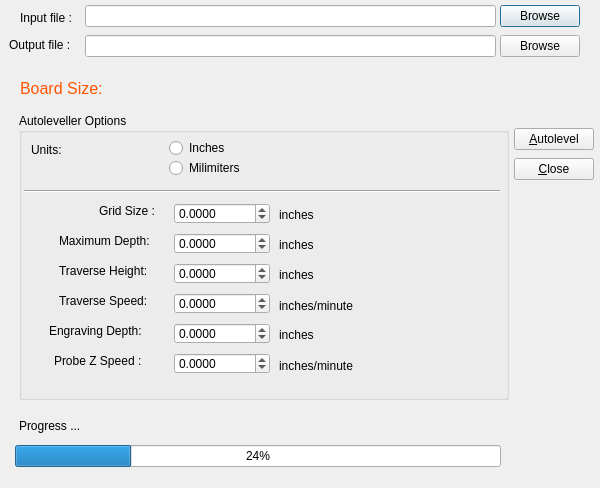
<?xml version="1.0" encoding="UTF-8"?>
<ui version="4.0">
 <class>DialogAutolevel</class>
 <widget class="QDialog" name="DialogAutolevel">
  <property name="windowModality">
   <enum>Qt::WindowModal</enum>
  </property>
  <property name="geometry">
   <rect>
    <x>0</x>
    <y>0</y>
    <width>600</width>
    <height>488</height>
   </rect>
  </property>
  <property name="windowTitle">
   <string>Autolevel Generation</string>
  </property>
  <widget class="QGroupBox" name="gbAutoleveller">
   <property name="geometry">
    <rect>
     <x>19</x>
     <y>113</y>
     <width>490</width>
     <height>287</height>
    </rect>
   </property>
   <property name="title">
    <string>Autoleveller Options</string>
   </property>
   <widget class="QLabel" name="label">
    <property name="geometry">
     <rect>
      <x>80</x>
      <y>90</y>
      <width>61</width>
      <height>16</height>
     </rect>
    </property>
    <property name="text">
     <string>Grid Size :</string>
    </property>
    <property name="buddy">
     <cstring>txtGridSize</cstring>
    </property>
   </widget>
   <widget class="QDoubleSpinBox" name="txtGridSize">
    <property name="geometry">
     <rect>
      <x>155</x>
      <y>90</y>
      <width>96</width>
      <height>21</height>
     </rect>
    </property>
    <property name="decimals">
     <number>4</number>
    </property>
    <property name="minimum">
     <double>-999.999900000000025</double>
    </property>
    <property name="maximum">
     <double>999.999900000000025</double>
    </property>
    <property name="singleStep">
     <double>0.000100000000000</double>
    </property>
   </widget>
   <widget class="QLabel" name="label_4">
    <property name="geometry">
     <rect>
      <x>40</x>
      <y>120</y>
      <width>103</width>
      <height>16</height>
     </rect>
    </property>
    <property name="text">
     <string>Maximum Depth:</string>
    </property>
    <property name="buddy">
     <cstring>txtMaxDepth</cstring>
    </property>
   </widget>
   <widget class="QDoubleSpinBox" name="txtMaxDepth">
    <property name="geometry">
     <rect>
      <x>155</x>
      <y>120</y>
      <width>96</width>
      <height>21</height>
     </rect>
    </property>
    <property name="decimals">
     <number>4</number>
    </property>
    <property name="minimum">
     <double>-999.999900000000025</double>
    </property>
    <property name="maximum">
     <double>999.999900000000025</double>
    </property>
    <property name="singleStep">
     <double>0.000100000000000</double>
    </property>
   </widget>
   <widget class="QLabel" name="label_5">
    <property name="geometry">
     <rect>
      <x>12</x>
      <y>29</y>
      <width>41</width>
      <height>16</height>
     </rect>
    </property>
    <property name="text">
     <string>Units:</string>
    </property>
   </widget>
   <widget class="QRadioButton" name="rbInches">
    <property name="geometry">
     <rect>
      <x>150</x>
      <y>25</y>
      <width>66</width>
      <height>20</height>
     </rect>
    </property>
    <property name="text">
     <string>Inches</string>
    </property>
   </widget>
   <widget class="QRadioButton" name="rbMM">
    <property name="geometry">
     <rect>
      <x>150</x>
      <y>45</y>
      <width>86</width>
      <height>20</height>
     </rect>
    </property>
    <property name="text">
     <string>Milimiters</string>
    </property>
   </widget>
   <widget class="Line" name="line">
    <property name="geometry">
     <rect>
      <x>5</x>
      <y>70</y>
      <width>476</width>
      <height>16</height>
     </rect>
    </property>
    <property name="orientation">
     <enum>Qt::Horizontal</enum>
    </property>
   </widget>
   <widget class="QLabel" name="label_6">
    <property name="geometry">
     <rect>
      <x>40</x>
      <y>150</y>
      <width>101</width>
      <height>16</height>
     </rect>
    </property>
    <property name="text">
     <string>Traverse Height:</string>
    </property>
    <property name="buddy">
     <cstring>txtTraverseHeight</cstring>
    </property>
   </widget>
   <widget class="QDoubleSpinBox" name="txtTraverseHeight">
    <property name="geometry">
     <rect>
      <x>155</x>
      <y>150</y>
      <width>96</width>
      <height>21</height>
     </rect>
    </property>
    <property name="decimals">
     <number>4</number>
    </property>
    <property name="minimum">
     <double>-999.999900000000025</double>
    </property>
    <property name="maximum">
     <double>999.999900000000025</double>
    </property>
    <property name="singleStep">
     <double>0.000100000000000</double>
    </property>
   </widget>
   <widget class="QDoubleSpinBox" name="txtEngDepth">
    <property name="geometry">
     <rect>
      <x>155</x>
      <y>210</y>
      <width>96</width>
      <height>21</height>
     </rect>
    </property>
    <property name="decimals">
     <number>4</number>
    </property>
    <property name="minimum">
     <double>-999.999900000000025</double>
    </property>
    <property name="maximum">
     <double>999.999900000000025</double>
    </property>
    <property name="singleStep">
     <double>0.000100000000000</double>
    </property>
   </widget>
   <widget class="QLabel" name="label_7">
    <property name="geometry">
     <rect>
      <x>30</x>
      <y>210</y>
      <width>108</width>
      <height>16</height>
     </rect>
    </property>
    <property name="text">
     <string>Engraving Depth:</string>
    </property>
    <property name="buddy">
     <cstring>txtEngDepth</cstring>
    </property>
   </widget>
   <widget class="QDoubleSpinBox" name="txtTraverseSpeed">
    <property name="geometry">
     <rect>
      <x>155</x>
      <y>180</y>
      <width>96</width>
      <height>21</height>
     </rect>
    </property>
    <property name="decimals">
     <number>4</number>
    </property>
    <property name="minimum">
     <double>-999.999900000000025</double>
    </property>
    <property name="maximum">
     <double>999.999900000000025</double>
    </property>
    <property name="singleStep">
     <double>0.000100000000000</double>
    </property>
   </widget>
   <widget class="QLabel" name="label_8">
    <property name="geometry">
     <rect>
      <x>40</x>
      <y>180</y>
      <width>100</width>
      <height>16</height>
     </rect>
    </property>
    <property name="text">
     <string>Traverse Speed:</string>
    </property>
    <property name="buddy">
     <cstring>txtTraverseSpeed</cstring>
    </property>
   </widget>
   <widget class="QLabel" name="label_9">
    <property name="geometry">
     <rect>
      <x>35</x>
      <y>240</y>
      <width>106</width>
      <height>16</height>
     </rect>
    </property>
    <property name="text">
     <string>Probe Z Speed :</string>
    </property>
    <property name="buddy">
     <cstring>txtProbeZSpeed</cstring>
    </property>
   </widget>
   <widget class="QDoubleSpinBox" name="txtProbeZSpeed">
    <property name="geometry">
     <rect>
      <x>155</x>
      <y>240</y>
      <width>96</width>
      <height>21</height>
     </rect>
    </property>
    <property name="decimals">
     <number>4</number>
    </property>
    <property name="minimum">
     <double>-999.999900000000025</double>
    </property>
    <property name="maximum">
     <double>999.999900000000025</double>
    </property>
    <property name="singleStep">
     <double>0.000100000000000</double>
    </property>
   </widget>
   <widget class="QLabel" name="lblGridSizeUnit">
    <property name="geometry">
     <rect>
      <x>260</x>
      <y>95</y>
      <width>57</width>
      <height>14</height>
     </rect>
    </property>
    <property name="text">
     <string>inches</string>
    </property>
   </widget>
   <widget class="QLabel" name="lblMaxDepthUnit">
    <property name="geometry">
     <rect>
      <x>260</x>
      <y>125</y>
      <width>57</width>
      <height>14</height>
     </rect>
    </property>
    <property name="text">
     <string>inches</string>
    </property>
   </widget>
   <widget class="QLabel" name="lblTravHeightUnit">
    <property name="geometry">
     <rect>
      <x>260</x>
      <y>155</y>
      <width>57</width>
      <height>14</height>
     </rect>
    </property>
    <property name="text">
     <string>inches</string>
    </property>
   </widget>
   <widget class="QLabel" name="lblTravSpeedUnit">
    <property name="geometry">
     <rect>
      <x>260</x>
      <y>185</y>
      <width>106</width>
      <height>16</height>
     </rect>
    </property>
    <property name="text">
     <string>inches/minute</string>
    </property>
   </widget>
   <widget class="QLabel" name="lblEngravingUnit">
    <property name="geometry">
     <rect>
      <x>260</x>
      <y>215</y>
      <width>57</width>
      <height>14</height>
     </rect>
    </property>
    <property name="text">
     <string>inches</string>
    </property>
   </widget>
   <widget class="QLabel" name="lblProbeZSpeedUnit">
    <property name="geometry">
     <rect>
      <x>260</x>
      <y>245</y>
      <width>101</width>
      <height>16</height>
     </rect>
    </property>
    <property name="text">
     <string>inches/minute</string>
    </property>
   </widget>
  </widget>
  <widget class="QLabel" name="label_2">
   <property name="geometry">
    <rect>
     <x>20</x>
     <y>10</y>
     <width>62</width>
     <height>16</height>
    </rect>
   </property>
   <property name="text">
    <string>Input file :</string>
   </property>
  </widget>
  <widget class="QLabel" name="label_3">
   <property name="geometry">
    <rect>
     <x>9</x>
     <y>37</y>
     <width>73</width>
     <height>16</height>
    </rect>
   </property>
   <property name="text">
    <string>Output file :</string>
   </property>
  </widget>
  <widget class="QLineEdit" name="txtInputFile">
   <property name="geometry">
    <rect>
     <x>85</x>
     <y>5</y>
     <width>411</width>
     <height>22</height>
    </rect>
   </property>
  </widget>
  <widget class="QPushButton" name="pbBrowseInputFile">
   <property name="geometry">
    <rect>
     <x>500</x>
     <y>5</y>
     <width>80</width>
     <height>22</height>
    </rect>
   </property>
   <property name="text">
    <string>Browse</string>
   </property>
  </widget>
  <widget class="QLineEdit" name="txtOutputFile">
   <property name="geometry">
    <rect>
     <x>85</x>
     <y>35</y>
     <width>411</width>
     <height>22</height>
    </rect>
   </property>
  </widget>
  <widget class="QPushButton" name="pbBrowseOutputFile">
   <property name="geometry">
    <rect>
     <x>500</x>
     <y>35</y>
     <width>80</width>
     <height>22</height>
    </rect>
   </property>
   <property name="text">
    <string>Browse</string>
   </property>
  </widget>
  <widget class="QPushButton" name="pushButton">
   <property name="geometry">
    <rect>
     <x>514</x>
     <y>128</y>
     <width>80</width>
     <height>22</height>
    </rect>
   </property>
   <property name="text">
    <string>&amp;Autolevel</string>
   </property>
  </widget>
  <widget class="QPushButton" name="pbClose">
   <property name="geometry">
    <rect>
     <x>514</x>
     <y>158</y>
     <width>80</width>
     <height>22</height>
    </rect>
   </property>
   <property name="text">
    <string>&amp;Close</string>
   </property>
  </widget>
  <widget class="QLabel" name="lblProgress">
   <property name="geometry">
    <rect>
     <x>19</x>
     <y>418</y>
     <width>561</width>
     <height>16</height>
    </rect>
   </property>
   <property name="text">
    <string>Progress ...</string>
   </property>
  </widget>
  <widget class="QProgressBar" name="pb1">
   <property name="geometry">
    <rect>
     <x>15</x>
     <y>445</y>
     <width>486</width>
     <height>22</height>
    </rect>
   </property>
   <property name="value">
    <number>24</number>
   </property>
  </widget>
  <widget class="QLabel" name="lblBoardSize">
   <property name="geometry">
    <rect>
     <x>20</x>
     <y>80</y>
     <width>536</width>
     <height>16</height>
    </rect>
   </property>
   <property name="palette">
    <palette>
     <active>
      <colorrole role="WindowText">
       <brush brushstyle="SolidPattern">
        <color alpha="255">
         <red>255</red>
         <green>85</green>
         <blue>0</blue>
        </color>
       </brush>
      </colorrole>
     </active>
     <inactive>
      <colorrole role="WindowText">
       <brush brushstyle="SolidPattern">
        <color alpha="255">
         <red>255</red>
         <green>85</green>
         <blue>0</blue>
        </color>
       </brush>
      </colorrole>
     </inactive>
     <disabled>
      <colorrole role="WindowText">
       <brush brushstyle="SolidPattern">
        <color alpha="255">
         <red>120</red>
         <green>120</green>
         <blue>120</blue>
        </color>
       </brush>
      </colorrole>
     </disabled>
    </palette>
   </property>
   <property name="font">
    <font>
     <pointsize>12</pointsize>
    </font>
   </property>
   <property name="text">
    <string>Board Size: </string>
   </property>
  </widget>
 </widget>
 <tabstops>
  <tabstop>txtInputFile</tabstop>
  <tabstop>pbBrowseInputFile</tabstop>
  <tabstop>txtOutputFile</tabstop>
  <tabstop>pbBrowseOutputFile</tabstop>
  <tabstop>rbInches</tabstop>
  <tabstop>rbMM</tabstop>
  <tabstop>txtGridSize</tabstop>
  <tabstop>txtMaxDepth</tabstop>
  <tabstop>txtTraverseHeight</tabstop>
  <tabstop>txtTraverseSpeed</tabstop>
  <tabstop>txtEngDepth</tabstop>
  <tabstop>txtProbeZSpeed</tabstop>
  <tabstop>pushButton</tabstop>
  <tabstop>pbClose</tabstop>
 </tabstops>
 <resources/>
 <connections>
  <connection>
   <sender>pbClose</sender>
   <signal>clicked()</signal>
   <receiver>DialogAutolevel</receiver>
   <slot>accept()</slot>
   <hints>
    <hint type="sourcelabel">
     <x>554</x>
     <y>127</y>
    </hint>
    <hint type="destinationlabel">
     <x>558</x>
     <y>178</y>
    </hint>
   </hints>
  </connection>
  <connection>
   <sender>pushButton</sender>
   <signal>clicked()</signal>
   <receiver>DialogAutolevel</receiver>
   <slot>pbAutolevelClicked()</slot>
   <hints>
    <hint type="sourcelabel">
     <x>541</x>
     <y>97</y>
    </hint>
    <hint type="destinationlabel">
     <x>545</x>
     <y>297</y>
    </hint>
   </hints>
  </connection>
  <connection>
   <sender>pbBrowseOutputFile</sender>
   <signal>clicked()</signal>
   <receiver>DialogAutolevel</receiver>
   <slot>pbBrowseOutputFileClicked()</slot>
   <hints>
    <hint type="sourcelabel">
     <x>526</x>
     <y>44</y>
    </hint>
    <hint type="destinationlabel">
     <x>548</x>
     <y>246</y>
    </hint>
   </hints>
  </connection>
 </connections>
 <designerdata>
  <property name="gridDeltaX">
   <number>5</number>
  </property>
  <property name="gridDeltaY">
   <number>5</number>
  </property>
  <property name="gridSnapX">
   <bool>true</bool>
  </property>
  <property name="gridSnapY">
   <bool>true</bool>
  </property>
  <property name="gridVisible">
   <bool>true</bool>
  </property>
 </designerdata>
 <slots>
  <slot>pbAutolevelClicked()</slot>
  <slot>pbBrowseOutputFileClicked()</slot>
 </slots>
</ui>
